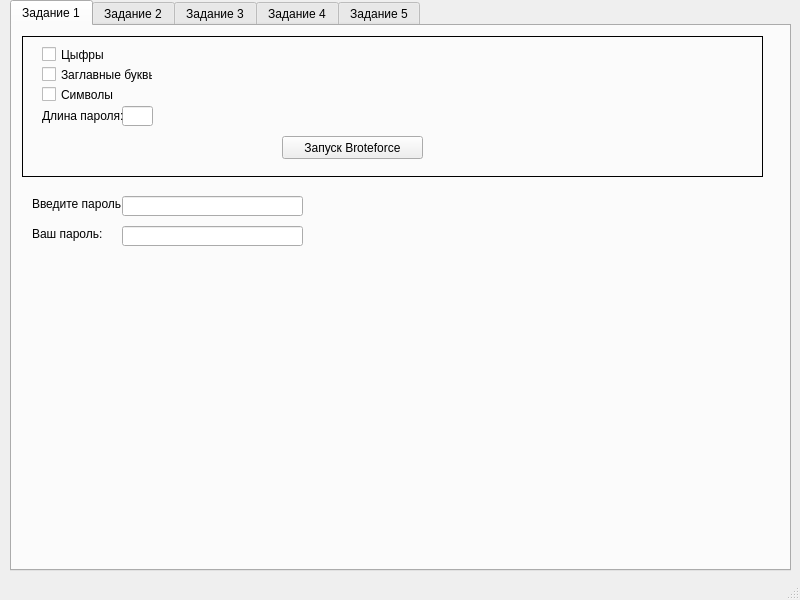
<?xml version="1.0" encoding="UTF-8"?>
<ui version="4.0">
 <class>MainWindow</class>
 <widget class="QMainWindow" name="MainWindow">
  <property name="geometry">
   <rect>
    <x>0</x>
    <y>0</y>
    <width>800</width>
    <height>600</height>
   </rect>
  </property>
  <property name="windowTitle">
   <string>Лаба 6</string>
  </property>
  <widget class="QWidget" name="centralwidget">
   <widget class="QTabWidget" name="tabWidget">
    <property name="geometry">
     <rect>
      <x>10</x>
      <y>0</y>
      <width>781</width>
      <height>571</height>
     </rect>
    </property>
    <property name="currentIndex">
     <number>0</number>
    </property>
    <widget class="QWidget" name="tab">
     <attribute name="title">
      <string>Задание 1</string>
     </attribute>
     <widget class="QFrame" name="frame">
      <property name="geometry">
       <rect>
        <x>10</x>
        <y>10</y>
        <width>741</width>
        <height>141</height>
       </rect>
      </property>
      <property name="font">
       <font>
        <weight>50</weight>
        <bold>false</bold>
       </font>
      </property>
      <property name="contextMenuPolicy">
       <enum>Qt::CustomContextMenu</enum>
      </property>
      <property name="frameShape">
       <enum>QFrame::Box</enum>
      </property>
      <property name="frameShadow">
       <enum>QFrame::Plain</enum>
      </property>
      <widget class="QCheckBox" name="numberBox">
       <property name="geometry">
        <rect>
         <x>20</x>
         <y>10</y>
         <width>70</width>
         <height>17</height>
        </rect>
       </property>
       <property name="text">
        <string>Цыфры</string>
       </property>
      </widget>
      <widget class="QLineEdit" name="lineEdit">
       <property name="geometry">
        <rect>
         <x>100</x>
         <y>70</y>
         <width>31</width>
         <height>20</height>
        </rect>
       </property>
      </widget>
      <widget class="QLabel" name="label">
       <property name="geometry">
        <rect>
         <x>20</x>
         <y>70</y>
         <width>81</width>
         <height>20</height>
        </rect>
       </property>
       <property name="text">
        <string>Длина пароля:</string>
       </property>
      </widget>
      <widget class="QCheckBox" name="CapitalBox">
       <property name="geometry">
        <rect>
         <x>20</x>
         <y>30</y>
         <width>111</width>
         <height>17</height>
        </rect>
       </property>
       <property name="text">
        <string>Заглавные буквы</string>
       </property>
      </widget>
      <widget class="QCheckBox" name="SymbolsBox">
       <property name="geometry">
        <rect>
         <x>20</x>
         <y>50</y>
         <width>111</width>
         <height>17</height>
        </rect>
       </property>
       <property name="text">
        <string>Символы</string>
       </property>
      </widget>
      <widget class="QPushButton" name="pushButton">
       <property name="geometry">
        <rect>
         <x>260</x>
         <y>100</y>
         <width>141</width>
         <height>23</height>
        </rect>
       </property>
       <property name="text">
        <string>Запуск Broteforce</string>
       </property>
      </widget>
     </widget>
     <widget class="QLabel" name="label_2">
      <property name="geometry">
       <rect>
        <x>20</x>
        <y>170</y>
        <width>101</width>
        <height>16</height>
       </rect>
      </property>
      <property name="text">
       <string>Введите пароль</string>
      </property>
     </widget>
     <widget class="QLineEdit" name="UserPass">
      <property name="geometry">
       <rect>
        <x>110</x>
        <y>170</y>
        <width>181</width>
        <height>20</height>
       </rect>
      </property>
      <property name="echoMode">
       <enum>QLineEdit::Password</enum>
      </property>
     </widget>
     <widget class="QLabel" name="label_3">
      <property name="geometry">
       <rect>
        <x>20</x>
        <y>200</y>
        <width>81</width>
        <height>16</height>
       </rect>
      </property>
      <property name="text">
       <string>Ваш пароль:</string>
      </property>
     </widget>
     <widget class="QLineEdit" name="GeneralPass">
      <property name="geometry">
       <rect>
        <x>110</x>
        <y>200</y>
        <width>181</width>
        <height>20</height>
       </rect>
      </property>
     </widget>
    </widget>
    <widget class="QWidget" name="tab_2">
     <attribute name="title">
      <string>Задание 2</string>
     </attribute>
    </widget>
    <widget class="QWidget" name="tab_3">
     <attribute name="title">
      <string>Задание 3</string>
     </attribute>
    </widget>
    <widget class="QWidget" name="tab_5">
     <attribute name="title">
      <string>Задание 4</string>
     </attribute>
    </widget>
    <widget class="QWidget" name="tab_6">
     <attribute name="title">
      <string>Задание 5</string>
     </attribute>
    </widget>
   </widget>
  </widget>
  <widget class="QMenuBar" name="menubar">
   <property name="geometry">
    <rect>
     <x>0</x>
     <y>0</y>
     <width>800</width>
     <height>21</height>
    </rect>
   </property>
  </widget>
  <widget class="QStatusBar" name="statusbar"/>
 </widget>
 <resources/>
 <connections/>
</ui>
